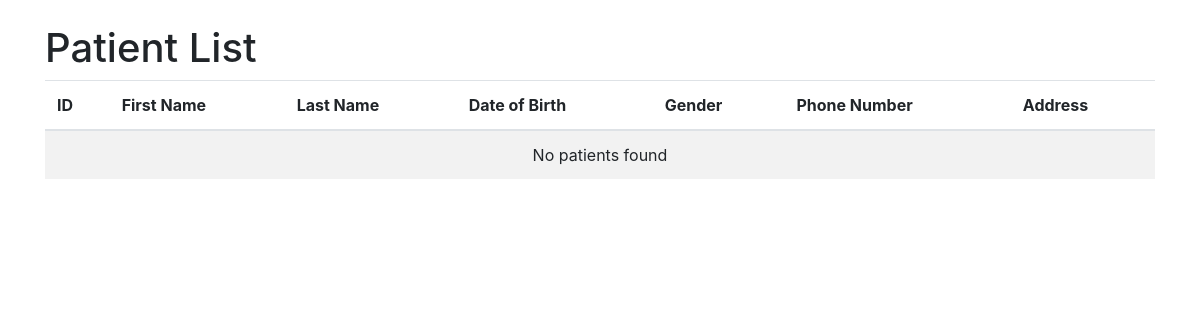
The app's page /patients/, older data.
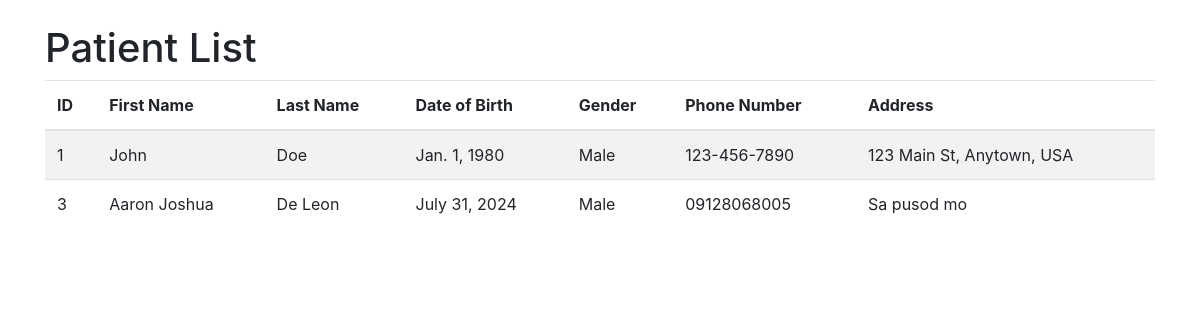
The same page, newer data.
### myapp/models.py (models this page shows, shortened)
class Patient(models.Model):
    first_name = models.CharField(max_length=100)
    middle_name = models.CharField(max_length=100, blank=True, null=True)
    last_name = models.CharField(max_length=100)
    email_address = models.TextField()
    date_of_birth = models.DateField()
    gender = models.CharField(max_length=10)
    phone_number = models.CharField(max_length=15)
    address = models.TextField()

### myapp/views.py (the view)
# urls.py: path('patients/', PatientListView.as_view(), name='patient_list'),
class PatientListView(ListView):
    model = Patient
    template_name = 'myapp/patient_list.html'
    context_object_name = 'patients'

### myapp/templates/myapp/patient_list.html (shortened to what this page needs)
<!DOCTYPE html>
<html lang="en">
<head>
    <link href="https://stackpath.bootstrapcdn.com/bootstrap/4.5.2/css/bootstrap.min.css" rel="stylesheet">
</head>
<body>
    <div class="container mt-4">
        <h1>Patient List</h1>
        <table class="table table-striped">
            <thead>
                <tr>
                    <th>ID</th>
                    <th>First Name</th>
                    <th>Last Name</th>
                    <th>Date of Birth</th>
                    <th>Gender</th>
                    <th>Phone Number</th>
                    <th>Address</th>
                </tr>
            </thead>
            <tbody>
                {% for patient in patients %}
                <tr>
                    <td>{{ patient.id }}</td>
                    <td>{{ patient.first_name }}</td>
                    <td>{{ patient.last_name }}</td>
                    <td>{{ patient.date_of_birth }}</td>
                    <td>{{ patient.gender }}</td>
                    <td>{{ patient.phone_number }}</td>
                    <td>{{ patient.address }}</td>
                </tr>
                {% empty %}
                <tr>
                    <td colspan="7" class="text-center">No patients found</td>
                </tr>
                {% endfor %}
            </tbody>
        </table>
    </div>
</body>
</html>

Row changes from the older to the newer data that the page shows:
added Patient: id "1", first_name "John", last_name "Doe", date_of_birth "Jan. 1, 1980", gender "Male", phone_number "123-456-7890", address "123 Main St, Anytown, USA"
added Patient: id "3", first_name "Aaron Joshua", last_name "De Leon", date_of_birth "July 31, 2024", gender "Male", phone_number "09128068005", address "Sa pusod mo"
Text that changed along with them:
text no longer shown: "No patients found"
